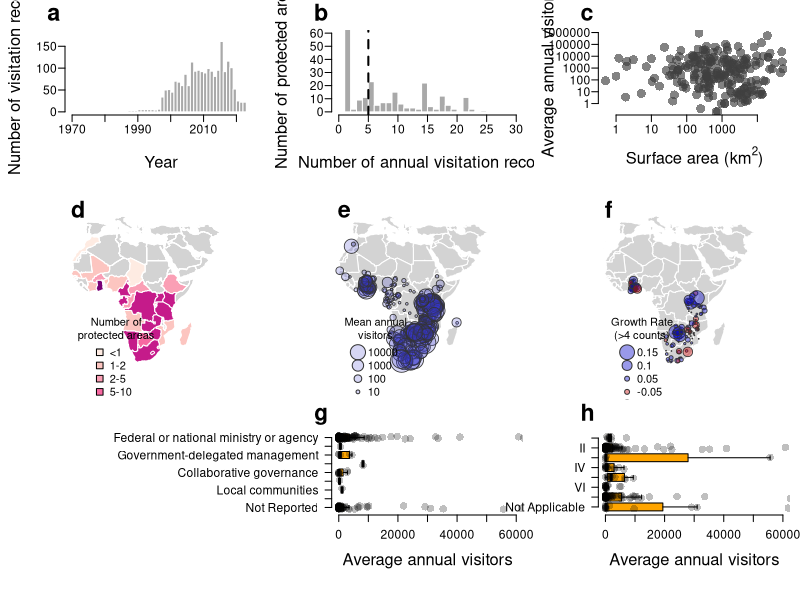

The R script that drew this image:
#install.packages(c("maps","RColorBrewer"))
library(maps)
library(RColorBrewer)

# Read the data from the cleaned PAVIS Database
pavis <- read.csv("PAVIS_v0.1.csv", na.strings = "NULL")

# Create a new
png(filename="Composite.png",width=28,height=28,units="cm",res=300)

#Set panel layout (bottom-left is left open to accommodate labels from panel G)
m <- (matrix(c(1,2,3,4,5,6,9,7,8), nrow = 3, ncol = 3, byrow = TRUE))
layout(mat = m)

#############################################
#                                           #
#               Panel A                     #
#                                           #
#############################################

# Plot margins
par(mai=c(0.85,0.65,0.3,0.10))

# Histogram of visitation record per year
hist(pavis$Year, main="", breaks=seq(1970, 2024,by=1),border="white",col="darkgrey",
     ylim=c(0,180),las=1,xlab="Year", ylab="Number of visitation records",   cex.axis=1.1, cex.lab= 1.5, mgp=c(3.2,0.6,0))

# Plot label
mtext("a",cex=1.4, font=2,side = 3, adj = -0.1, line = 0.5)

#############################################
#                                           #
#               Panel B                     #
#                                           #
#############################################

# Plot margins
par(mai=c(0.85,0.65,0.3,0.10))

# Histogram of visitation records 
hist(table(pavis$WDPAID), breaks=40, xlim=c(0,30),border="white",col="darkgrey",main="", las=1,ylim=c(0,60),
     xlab="Number of annual visitation records", ylab="Number of protected areas",   cex.axis=1.1, cex.lab= 1.5, mgp=c(3.2,0.6,0))

# Add a vertical line showing >5 records (these are the data plotted in panel F)
abline(v=5, lty=2, lwd=2)
# Plot label
mtext("b",cex=1.4, font=2,side = 3, adj = -0.1, line = 0.5)

#######################################################################################
#######################################################################################

# Reshape the data from long to wide format (i.e. a year by PA matrix)

# Separate the PA metadata from the visitation data
meta.dat <- pavis[2:12]
# Remove duplicates from the metadata
meta.dat.clean <- meta.dat[!duplicated(meta.dat),]

head(meta.dat.clean)

# Reshape the visitation data as a square PA x Year matrix
sq.dat <-  xtabs(Visitors~ WDPAID + Year ,pavis)

# Note, the metadata is ordered alphabetically by country, which differs for the visitation matrix.
# Thus, the data need to be aligned
visit.dat <- sq.dat[match(meta.dat.clean$WDPAID, row.names(sq.dat)),]

# Check that the WDPAIDs are the same
meta.dat.clean$WDPAID== row.names(visit.dat)

# Calcualte the average annual visiation per protected area
visit.ave <- apply(visit.dat,1,mean)

#############################################
#                                           #
#               Panel C                     #
#                                           #
#############################################

# Set this to prevent scientific notation in axis labels
options(scipen=5)

# Set plot margins
par(mai=c(0.85,0.65,0.3,0.10))

# Make plot of annual visitation vs. surface area of protected area (both axes on log-scale)
plot(meta.dat.clean$REP_AREA,visit.ave, log="xy", las=1,pch=16, col=rgb(0.25,0.25,0.25,0.65),
     xlab=expression("Surface area (km"^ 2*")"), ylab="Average annual visitors",cex=1.8,   
     cex.axis=1.1, cex.lab= 1.5, mgp=c(3.2,0.6,0), bty="n")

# Plot Label
mtext("c",cex=1.4, font=2,side = 3, adj = -0.1, line = 0.5)

#############################################
#                                           #
#               Panel D                     #
#                                           #
#############################################

# Create a vector with ISO codes for countries with data
ISO.code <- names(table(meta.dat.clean$ISO))

# Identify the full country names to match with base layers in 'maps' package
country.name <- iso.expand(ISO.code)

# The number of protected areas per countrye with visitor counts
pas <-  as.numeric(table(meta.dat.clean$ISO))

# Set plot margins
par(mai=c(0,0,0,0))

# Create basemap
map("world", fill=T, col="lightgrey", lwd=1, border="white",
    xlim=c(-20,55), ylim=c(-40,40))

# Select a colour ramp
ramp <- brewer.pal(6,"RdPu")

# Identify breaks for the colour ramp
brks <- as.numeric(cut(pas, c(0,1,2,5,10,25,50)))

# Labels for the legend
leg.txt <- c("<1", "1-2", "2-5", "5-10", "10-25", ">25")

# Match the values of each country to the colour ramp according to the predfiend breaks
colss <- brks[match(map("world", plot=FALSE)$names, country.name)]

# Map the number of protected areas with visitor data per country
map("world", fill=T, add=T,col=ramp[colss], lwd=1, border="white")#,xlim=c(-20,55), ylim=c(-40,40))

# Plot a legend
legend(-15,-10, pch=22, pt.cex=1.5, leg.txt,
       pt.bg=ramp, title="Number of\nprotected areas",bty="n")

# Label the panel
mtext("d",cex=1.4, font=2,side = 3, adj = 0.05, line = 0.5)

#############################################
#                                           #
#               Panel E                     #
#                                           #
#############################################

# Set plot margins
par(mai=c(0,0,0,0))

# Plot basemap
map("world", fill=T, col="lightgrey", lwd=1, border="white",
    xlim=c(-20,55), ylim=c(-40,40))

# Add points of protected area centroids, scaled by the average annual visitation
points(meta.dat.clean$Longitude, meta.dat.clean$Latitude,  cex=log(visit.ave+5)/3,pch=21, 
       bg=rgb(0.2,0.2,0.8,0.2), col=rgb(0.2,0.2,0.2,1), lwd=0.8)

# Add legend
legend(-15,-10, pch=21, pt.cex=log(c(10000,1000,100,10))/3, c("10000","1000","100","10"),
pt.bg=rgb(0.2,0.2,0.8,0.2), col=rgb(0.2,0.2,0.2,1), title="Mean annual\nvisitors",bty="n")

# Label plot
mtext("e",cex=1.4, font=2,side = 3, adj = 0.05, line = 0.5)

#############################################
#                                           #
#               Panel F                     #
#                                           #
#############################################

# Create a blank vector for standardized growth rates
growth.rate <- rep(NA,dim(visit.dat)[1] )
# A vector with year information 
yrs <- 1974:2023

# Run a loop to calcualte growth rates
for (i in 1: dim(visit.dat)[1]){
  # Vector of visitation data per protected areas
  vect <- visit.dat[i,]
  # If there are 5 or more records, fit a linear regression and estimate the slope parameter
  if (length(vect[which(vect!=0)])>=5) {
    growth.rate[i] <- lm(vect[which(vect!=0)]~yrs[which(vect!=0)])$coefficients[2]/max(vect[which(vect!=0)])
  }
}

# Set plot margins
par(mai=c(0,0,0,0))

# Plot basemap
map("world", fill=T, col="lightgrey", lwd=1, border="white",
    xlim=c(-20,55), ylim=c(-40,40))

# Add points with centroids of protected areas, coloured by direction adn scale by size of growth rate
points(meta.dat.clean$Longitude, meta.dat.clean$Latitude,  cex=abs(growth.rate)*20,pch=21, 
       col=rgb(0.2,0.2,0.2,1), bg=ifelse(growth.rate>=0,rgb(0,0,0.8,0.4),rgb(0.8,0,0,0.4)), lwd=0.8)

# Add legend
legend(-15,-10, pch=21, pt.cex=c(0.15,0.1,0.05,0.05,0.1,0.15)*20, c("0.15","0.1","0.05","-0.05","-0.1", "-0.15"),
       pt.bg=c(rgb(0,0,0.8,0.4),rgb(0,0,0.8,0.4),rgb(0,0,0.8,0.4), rgb(0.8,0,0,0.4),rgb(0.8,0,0,0.4),rgb(0.8,0,0,0.4))
       , col=rgb(0.2,0.2,0.2,1), title="Growth Rate\n(>4 counts)",bty="n")

# Label panel
mtext("f",cex=1.4, font=2,side = 3, adj = 0.05, line = 0.5)


#############################################
#                                           #
#               Panel G                     #
#                                           #
#############################################

# Set plot margins
par(mai=c(0.85,0.65,0.3,0.10))

# Create factors for governance categories
GOV_TYPE <- factor(meta.dat.clean$GOV_TYPE , levels=rev(c("Federal or national ministry or agency",
                                                          "Sub-national ministry or agency", "Government-delegated management", "Joint governance", "Collaborative governance",
                                                          "Individual landowners", "Local communities", "Not Applicable", "Not Reported")))

# Creat box plot
boxplot(visit.ave+1~GOV_TYPE, outline=F, frame=F, horizontal=T,las=1, ylim=c(0,60000),log="",lty=1,ylab="", 
        cex.axis=1.1, cex.lab= 1.5, mgp=c(3.2,0.6,0),xlab= "Average annual visitors", col="orange")

# Add points for individual protected areas
stripchart(visit.ave+1~GOV_TYPE,
           method = "jitter",jitter=0.2, 
           pch = 16, cex=1.5 , 
           col = rgb(0,0,0,0.25),  
           vertical = FALSE,   
           add = TRUE)

# Label panel
mtext("g",cex=1.4, font=2,side = 3, adj = -0.1, line = 0.5)

#############################################
#                                           #
#               Panel H                     #
#                                           #
#############################################

# Set plot margins
par(mai=c(0.85,0.65,0.3,0.10))

# Create factors of IUCN management categories
IUCN_Cat <- factor( meta.dat.clean$IUCN_Cat , levels=rev(c("Ib", "II", "III", "IV", "V", "VI", "Not Reported", "Not Applicable")))

# Make boxplot
boxplot(visit.ave+1~IUCN_Cat, outline=F, frame=F,,horizontal=T,las=1, ylim=c(0,60000),log="",lty=1,ylab="", 
        cex.axis=1.1, cex.lab= 1.5, mgp=c(3.2,0.6,0),xlab= "Average annual visitors", col="orange")

# Add poiunts for individual protectedd areas
stripchart(visit.ave+1~IUCN_Cat,
           method = "jitter",jitter=0.2, 
           pch = 16, cex=1.5 , 
           col = rgb(0,0,0,0.25),  
           vertical = FALSE,   
           add = TRUE)

# Label panel
mtext("h",cex=1.4, font=2,side = 3, adj = -0.1, line = 0.5)


# Close the plot device and save the image
dev.off()

#############################################################################################
